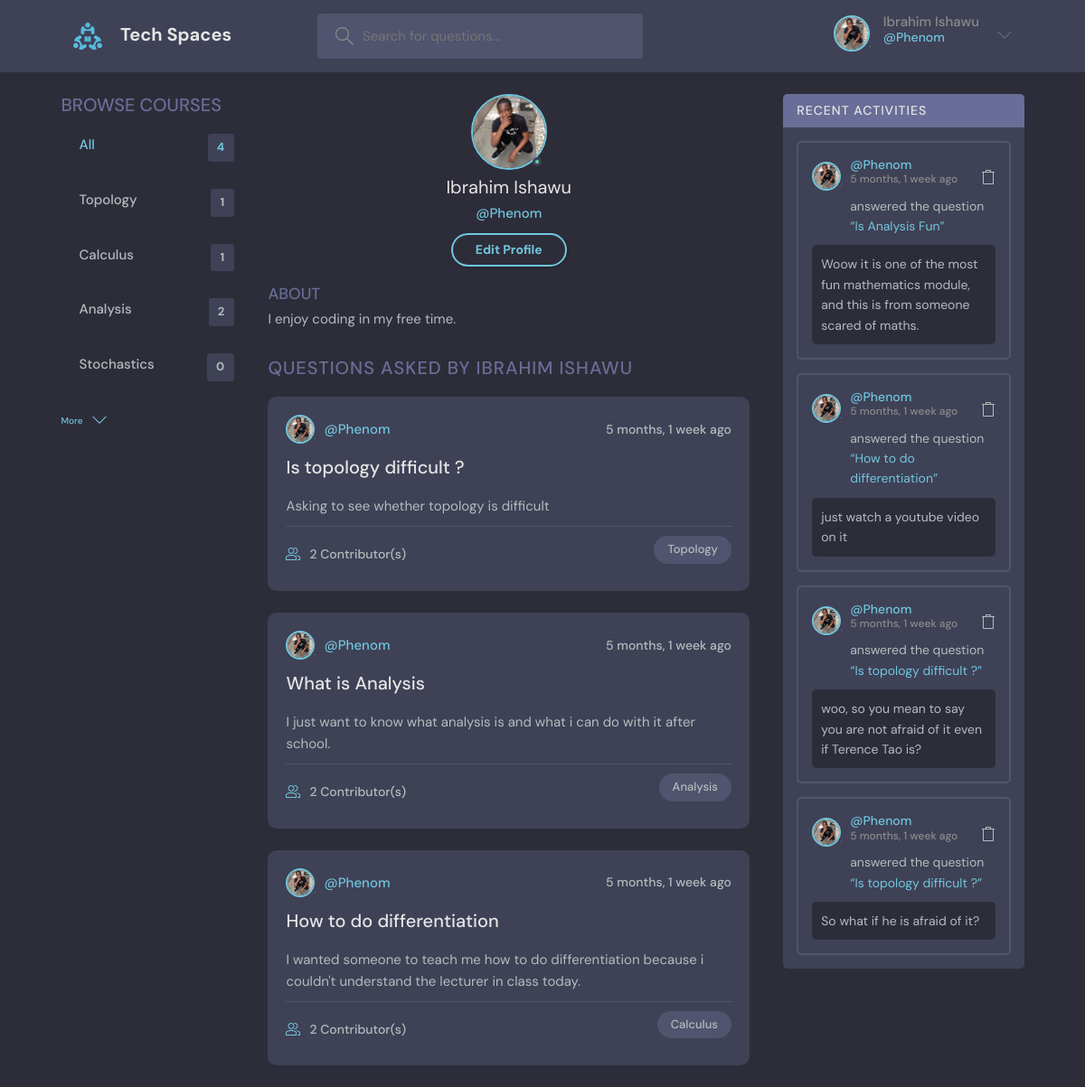
/accounts/Phenom/profile/view/ (signed in), run on an earlier commit of the app's database.
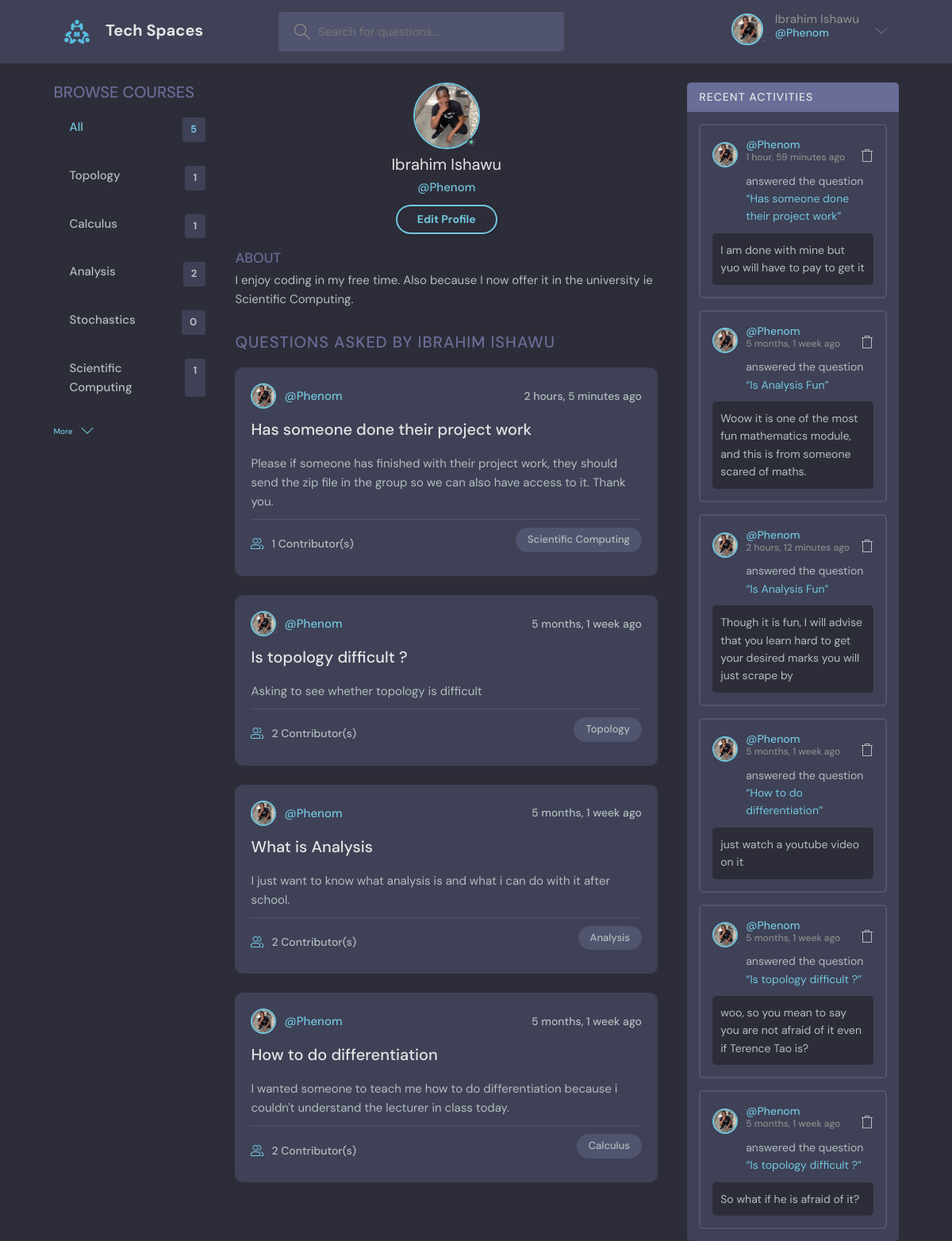
And on a later commit of the database.
### core/models.py (models this page shows, shortened)
class User(AbstractUser):
    name = models.CharField(max_length=200, null=True)
    email = models.EmailField(unique=True, null=True)
    bio = models.TextField(null=True)
    avatar = models.ImageField(null=True, default='avatar.svg', upload_to='avatars')
    REQUIRED_FIELDS = []

class Course(models.Model):
    name = models.CharField(max_length=200)
    def __str__(self):
        return self.name

class Question(models.Model):
    student = models.ForeignKey(User, on_delete=models.SET_NULL, null=True)
    course = models.ForeignKey(Course, on_delete=models.SET_NULL, null=True)
    name = models.CharField(max_length=200)
    description = models.TextField(null=True, blank=True)
    contributors = models.ManyToManyField(User, related_name='participants', blank=True)
    updated = models.DateTimeField(auto_now=True)
    created = models.DateTimeField(auto_now_add=True)
    class Meta:
        ordering = ["-updated", "-created"]

class Answer(models.Model):
    student = models.ForeignKey(User, on_delete=models.CASCADE)
    question = models.ForeignKey(Question, on_delete=models.CASCADE)
    body = models.TextField()
    updated = models.DateTimeField(auto_now=True)
    created = models.DateTimeField(auto_now_add=True)
    up_votes = models.PositiveIntegerField(default=0)
    down_votes = models.PositiveIntegerField(default=0)
    class Meta:
        ordering = ["-up_votes", "-created"]

### user_authentication/views.py (the view)
# urls.py: path('<username>/profile/view/', views.ProfileView.as_view(), name='profile'),
class ProfileView(LoginRequiredMixin, View):
    def get(self, request, username):
        get_user = get_object_or_404(User, username=username)
        user_answers = get_user.answer_set.all() # type: ignore
        user_questions = get_user.question_set.all() # type: ignore
        courses = Course.objects.filter()
        question_count = Question.objects.all().count()
        context = {
            'user': get_user,
            'query_questions': user_questions,
            'student_answers': user_answers,
            'courses': courses,
            'question_count': question_count,
        }
        return render(request, 'user_authentication/profile.html', context)

### user_authentication/templates/user_authentication/profile.html (shortened to what this page needs)
{% extends 'core/base.html' %}
{% block content %}
  <main class="profile-page layout layout--3">
    <div class="container">
      {% include 'core/_courses.html' %}
      <div class="roomList">
        <div class="profile">
          <div class="profile__avatar">
            <div class="avatar avatar--large active">
              <img src="{{ user.avatar.url }}" />
            </div>
          </div>
          <div class="profile__info">
            <h3>{{ user.name }}</h3>
            <p>@{{ user.username }}</p>
            {% if request.user == user %}
              <a href="{% url 'update_profile' %}" class="btn btn--main btn--pill">Edit Profile</a>
            {% endif %}
          </div>
          <div class="profile__about">
            <h3>About</h3>
            <p>{{ user.bio }}
            </p>
          </div>
        </div>
        <div class="roomList__header">
          <div>
            <h2>Questions asked by {{ user.name }}</a>
            </h2>
          </div>
        </div>
        {% for question in query_questions %}
          <div class="roomListRoom">
            <div class="roomListRoom__header">
              <a href="{% url 'profile' question.student.username %}" class="roomListRoom__author">
                <div class="avatar avatar--small">
                  <img src="{{ question.student.avatar.url }}" />
                </div>
                <span>@{{ question.student.username }}</span>
              </a>
              <div class="roomListRoom__actions">
                <span>{{ question.created | timesince }} ago</span>
              </div>
            </div>
            <div class="roomListRoom__content">
              <a href="{% url 'get_question' question.id %}">{{ question.name }}</a>
              <p>
                {{ question.description }}
              </p>
            </div>
            <div class="roomListRoom__meta">
              <a href="{% url 'get_question' question.id %}" class="roomListRoom__joined">
                {{ question.contributors.all.count }} Contributor(s)
              </a>
              <p class="roomListRoom__topic">{{ question.course }}</p>
            </div>
          </div>
        {% endfor %}
      </div>
      <div class="activities">
        <div class="activities__header">
          <h2>Recent Activities</h2>
        </div>
        {% for answer in student_answers %}
          <div class="activities__box">
            <div class="activities__boxHeader roomListRoom__header">
              <a href="{% url 'profile' answer.student.username %}" class="roomListRoom__author">
                <div class="avatar avatar--small">
                  <img src="{{ answer.student.avatar.url }}" />
                </div>
                <p>
                  @{{ answer.student.username }}
                  <span>{{ answer.created | timesince }} ago</span>
                </p>
              </a>
              <div class="roomListRoom__actions">
              {% if request.user == answer.student %}
                <a href="{% url 'delete_answer' answer.id %}">
                </a>
              {% endif %}
              </div>
            </div>
            <div class="activities__boxContent">
              <p>answered the question
              <a href="{% url 'get_question' answer.question.id %}">
              “{{ answer.question.name }}”</a></p>
              <div class="activities__boxRoomContent">
                {{ answer.body }}
              </div>
            </div>
          </div>
        {% endfor %}
      </div>
    </div>
  </main>
{% endblock content %}

### core/templates/core/base.html (shortened to what this page needs)
{% load static %}
<!DOCTYPE html>
<html lang="en">
  <head>
    <link rel="stylesheet" href="{% static 'core/css/style.css' %} " />
    <link rel="stylesheet" href="{% static 'core/css/main.css' %} " />
    <link rel="stylesheet" href="{% static 'core/css/all.min.css' %} " />
  </head>
  <body>
    {% include 'core/_header.html' %}
    {% block content %}
    {% endblock content %}
  </body>
</html>

### core/templates/core/_header.html (shortened to what this page needs)
{% load static %}
<header class="header header--loggedIn">
      <div class="container">
        <a href="/" class="header__logo">
          <img src="{% static 'core/img/logo.svg' %}" />
          <h1>Tech Spaces</h1>
        </a>
        <form class="header__search">
          <label>
            <input name='query' placeholder="Search for questions..." />
          </label>
        </form>
        <nav class="header__menu">
          {% if not request.user.is_authenticated %}
            <a href="{% url 'login' %}">
              <img src="{% static 'core/img/avatar.svg' %}" />
              <p>Login</p>
            </a>
          {% else %}
            <div class="header__user">
              <a href="{% url 'update_profile' %}">
                <div class="avatar avatar--medium active">
                  <img src="{{ request.user.avatar.url }}" />
                </div>
                <p>{{ request.user.name }} <span>@{{ request.user.username }}</span></p>
              </a>
              <button class="dropdown-button">
                <svg version="1.1" xmlns="http://www.w3.org/2000/svg" width="32" height="32" viewBox="0 0 32 32">
                  <title>chevron-down</title>
                  <path d="M16 21l-13-13h-3l16 16 16-16h-3l-13 13z"></path>
                </svg>
              </button>
            </div>
          {% endif %}
        </nav>
      </div>
    </header>

### core/templates/core/_courses.html
<div class="topics">
    <div class="topics__header">
        <h2>Browse Courses</h2>
    </div>
    <ul class="topics__list">
        <li>
            <a href="/" class="active">All <span>{{ question_count }}</span></a>
        </li>
        {% for course in courses %}
            <li>
                <a href="{% url 'home' %}?query={{ course.name }}">{{ course }} <span>
                {{ course.question_set.all.count }}</span></a>
            </li>
        {% endfor %}
    </ul>
    <a class="btn btn--link" href="{% url 'all_courses' %}">
        More
        <svg version="1.1" xmlns="http://www.w3.org/2000/svg" width="32" height="32" viewBox="0 0 32 32">
        <title>chevron-down</title>
        <path d="M16 21l-13-13h-3l16 16 16-16h-3l-13 13z"></path>
        </svg>
    </a>
</div>

What changed in the data, as far as the page shows it:
changed User "Ibrahim Ishawu": bio "I enjoy coding in my free time." → "I enjoy coding in my free time. Also because I now offer it in the university ie Scientific Computing."
added Course: name "Scientific Computing", question_set.all.count "1"
added Question: student.avatar (picture), student.username "Phenom", created "2 hours, 5 minutes", name "Has someone done their project work", description "Please if someone has finished with their project work, they should send the zip file in the group so we can also have access to it. Thank you.", contributors.all.count "1", course "Scientific Computing"
added Answer: student.avatar (picture), student.username "Phenom", created "1 hour, 59 minutes", question.name "Has someone done their project work", body "I am done with mine but yuo will have to pay to get it"
added Answer: student.avatar (picture), student.username "Phenom", created "2 hours, 12 minutes", question.name "Is Analysis Fun", body "Though it is fun, I will advise that you learn hard to get your desired marks you will just scrape by"
Also different on the page:
{{ question_count }}: "4" → "5"
